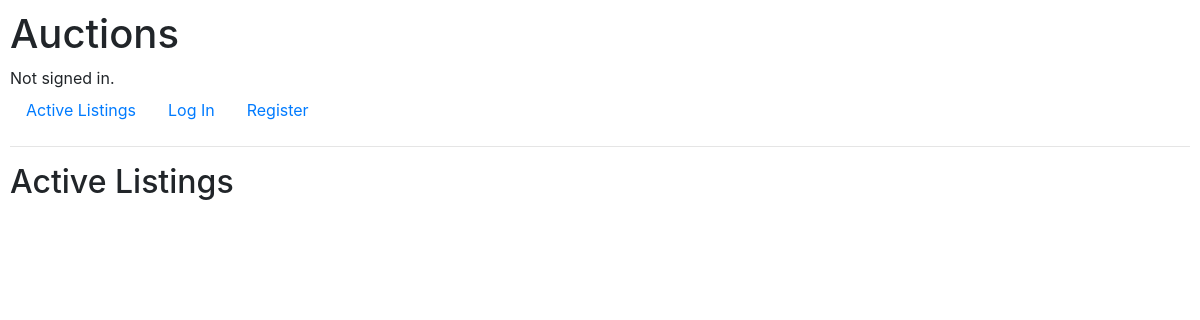
Before: / with the older database file.
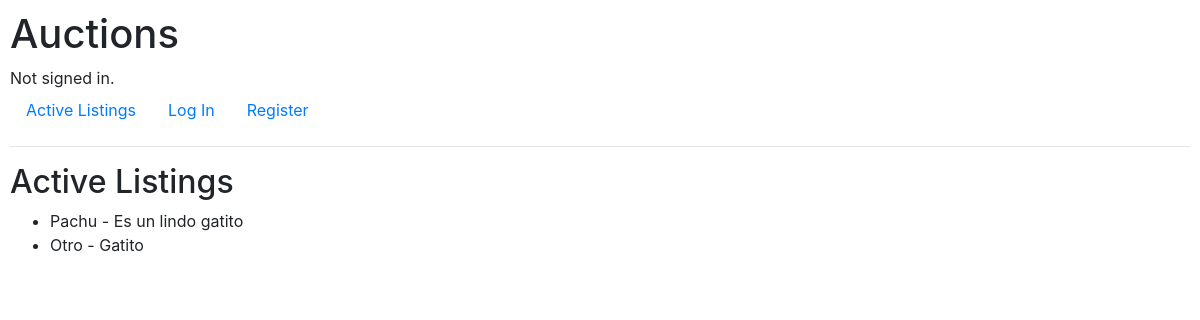
After: the same page with the newer database file.
### auctions/models.py (models this page shows, shortened)
class Listing(models.Model):
    title = models.CharField(max_length=64)
    description = models.CharField(max_length=512)
    starting_bid = models.FloatField()
    image_url = models.SlugField(max_length=150, default=None)
    category = models.CharField(max_length=64, choices=CATEGORIES)
    user = models.ForeignKey(User, on_delete=models.CASCADE, related_name="owner_user")
    starting_date = models.DateTimeField(default=django.utils.timezone.now, verbose_name='starting date')
    closing_date = models.DateTimeField(default=django.utils.timezone.now, verbose_name='closing date')
    is_closed = models.BooleanField(default=False)

### auctions/views.py (the view)
# urls.py: path("", views.index, name="index"),
def index(request):
    return render(request, "auctions/index.html", {
        "listings": Listing.objects.all()
    })

### auctions/templates/auctions/index.html
{% extends "auctions/layout.html" %}
{% block body %}
    <h2>Active Listings</h2>
    <ul>
        {% for listing in listings %}
            <li>{{ listing.title }} - {{ listing.description }}</li>
        {% endfor %}
    </ul>
{% endblock %}

### auctions/templates/auctions/layout.html (shortened to what this page needs)
{% load static %}
<!DOCTYPE html>
<html lang="en">
    <head>
        <link rel="stylesheet" href="https://stackpath.bootstrapcdn.com/bootstrap/4.4.1/css/bootstrap.min.css">
        <link href="{% static 'auctions/styles.css' %}" rel="stylesheet">
    </head>
    <body>
        <h1>Auctions</h1>
        <div>
            {% if user.is_authenticated %}
                Signed in as <strong>{{ user.username }}</strong>.
            {% else %}
                Not signed in.
            {% endif %}
        </div>
        <ul class="nav">
            <li class="nav-item">
                <a class="nav-link" href="{% url 'index' %}">Active Listings</a>
            </li>
            {% if user.is_authenticated %}
                <li class="nav-item">
                    <a class="nav-link" href="{% url 'create_listing' %}">Create Listing</a>
                </li>
                <li class="nav-item">
                    <a class="nav-link" href="{% url 'logout' %}">Log Out</a>
                </li>
            {% else %}
                <li class="nav-item">
                    <a class="nav-link" href="{% url 'login' %}">Log In</a>
                </li>
                <li class="nav-item">
                    <a class="nav-link" href="{% url 'register' %}">Register</a>
                </li>
            {% endif %}
        </ul>
        <hr>
        {% block body %}
        {% endblock %}
    </body>
</html>

### auctions/static/auctions/styles.css (style rules this page uses)
body { padding: 10px; }

Changed rows visible on the page:
added Listing: title "Pachu", description "Es un lindo gatito"
added Listing: title "Otro", description "Gatito"
